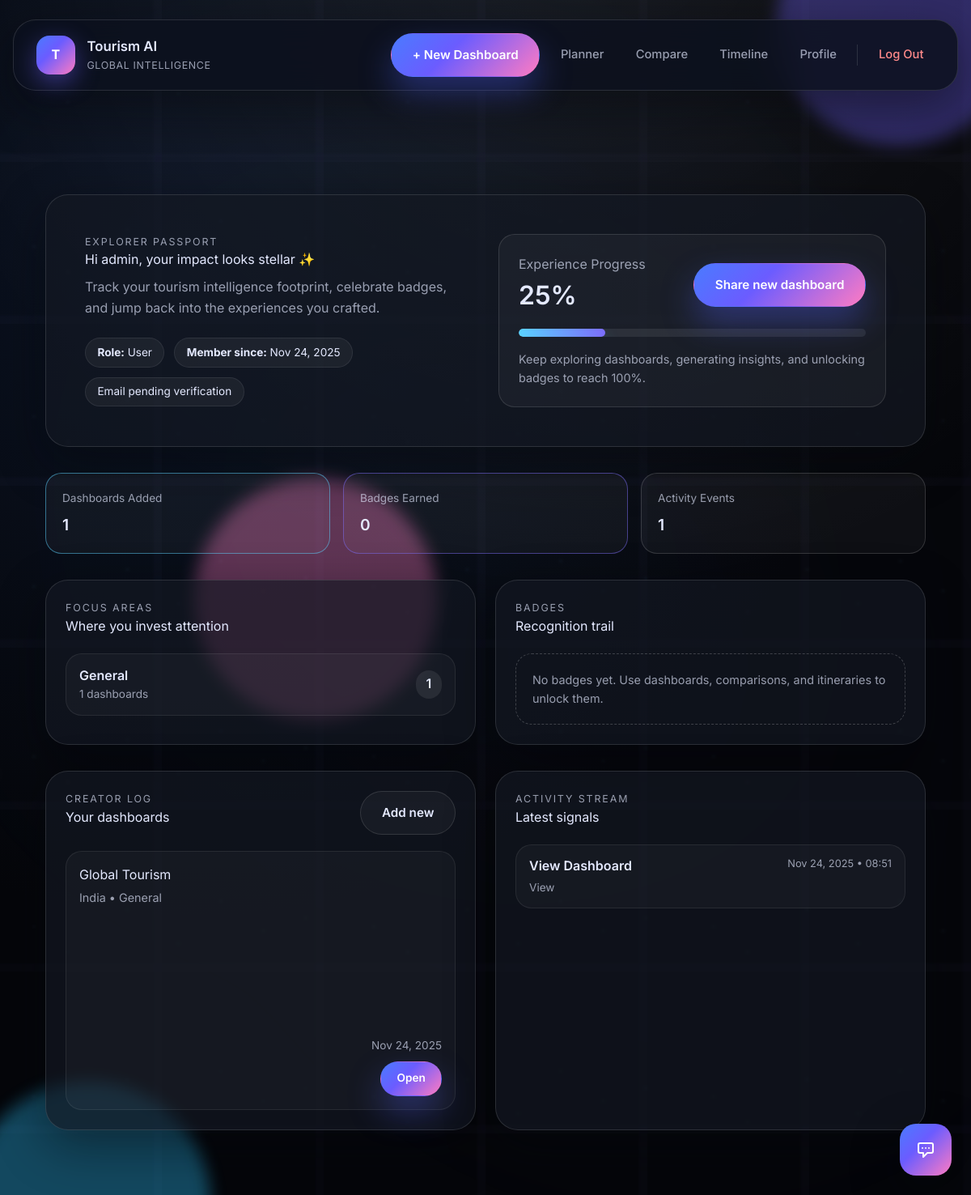
Screenshot of /profile (signed in) with the database file from the repository.
### project/models/user.py (models this page shows, shortened)
class User(UserMixin, db.Model):
    __tablename__ = 'users'
    id = db.Column(db.Integer, primary_key=True)
    username = db.Column(db.String(64), unique=True, index=True)
    email = db.Column(db.String(120), unique=True, index=True)
    password_hash = db.Column(db.String(128))
    role = db.Column(db.String(20), default='User') # User, Pro, Admin, Super Admin
    is_verified = db.Column(db.Boolean, default=False)
    created_at = db.Column(db.DateTime, default=datetime.utcnow)
    badges = db.relationship('UserBadge', backref='user', lazy='dynamic')
    dashboards = db.relationship('Dashboard', backref='creator', lazy='dynamic')
    timeline_events = db.relationship('Timeline', backref='user', lazy='dynamic')

### project/models/dashboard.py (models this page shows)
class Dashboard(db.Model):
    __tablename__ = 'dashboards'
    id = db.Column(db.Integer, primary_key=True)
    title = db.Column(db.String(128))
    embed_url = db.Column(db.String(512)) # Power BI Embed URL
    country = db.Column(db.String(64))
    category = db.Column(db.String(64))
    tags = db.Column(db.String(256))
    user_id = db.Column(db.Integer, db.ForeignKey('users.id'))
    created_at = db.Column(db.DateTime, default=datetime.utcnow)
    is_public = db.Column(db.Boolean, default=True)
    insights = db.relationship('Insight', backref='dashboard', lazy='dynamic')
    feedbacks = db.relationship('Feedback', backref='dashboard', lazy='dynamic')

class Timeline(db.Model):
    __tablename__ = 'timeline'
    id = db.Column(db.Integer, primary_key=True)
    user_id = db.Column(db.Integer, db.ForeignKey('users.id'))
    action = db.Column(db.String(128)) # View Dashboard, Earned Badge, etc.
    category = db.Column(db.String(50))
    timestamp = db.Column(db.DateTime, default=datetime.utcnow)
    metadata_json = db.Column(db.Text) # Store extra details like dashboard_id in JSON

### project/routes/main.py (the view)
@main.route('/profile')
@login_required
def profile():
    dashboard_count = current_user.dashboards.count()
    timeline_count = current_user.timeline_events.count()
    badge_count = current_user.badges.count()
    recent_dashboards = (
        current_user.dashboards.order_by(Dashboard.created_at.desc()).limit(4).all()
    )
    recent_activity = (
        current_user.timeline_events.order_by(Timeline.timestamp.desc()).limit(6).all()
    )
    badge_rows = (
        db.session.query(UserBadge, Badge)
        .join(Badge, UserBadge.badge_id == Badge.id)
        .filter(UserBadge.user_id == current_user.id)
        .order_by(UserBadge.awarded_at.desc())
        .all()
    )
    earned_badges = [
        {
            "name": badge.name,
            "description": badge.description,
            "icon_url": badge.icon_url,
            "awarded_at": link.awarded_at,
        }
        for link, badge in badge_rows
    ]
    category_rows = (
        db.session.query(Dashboard.category, func.count(Dashboard.id))
        .filter(Dashboard.user_id == current_user.id)
        .group_by(Dashboard.category)
        .order_by(func.count(Dashboard.id).desc())
        .limit(3)
        .all()
    )
    category_breakdown = [
        {"category": category or "Uncategorized", "count": count}
        for category, count in category_rows
    ]
    profile_progress = min(
        100,
        max(
            25,
            (dashboard_count * 12)
            + (badge_count * 18)
            + min(40, timeline_count // 2),
        ),
    )
    profile_stats = [
        {"label": "Dashboards Added", "value": dashboard_count, "tone": "primary"},
        {"label": "Badges Earned", "value": badge_count, "tone": "accent"},
        {"label": "Activity Events", "value": timeline_count, "tone": "muted"},
    ]
    return render_template(
        "profile.html",
        profile_stats=profile_stats,
        recent_dashboards=recent_dashboards,
        recent_activity=recent_activity,
        earned_badges=earned_badges,
        category_breakdown=category_breakdown,
        profile_progress=profile_progress,
    )

### project/app.py (called while the page is built)
def create_app(config_class=Config):
    app = Flask(__name__)
    app.config.from_object(config_class)
    db.init_app(app)
    migrate.init_app(app, db)
    login_manager.init_app(app)
    jwt.init_app(app)
    mail.init_app(app)
    socketio.init_app(app)
    cors.init_app(app)
    app.register_blueprint(auth)
    app.register_blueprint(main)
    app.register_blueprint(api)
    @login_manager.user_loader
    def load_user(user_id):
        return User.query.get(int(user_id))
    return app

### project/templates/profile.html
{% extends 'base.html' %}
{% block content %}
<section class="profile-shell">
    <div class="profile-hero">
        <div class="profile-hero__copy">
            <p class="eyebrow">Explorer Passport</p>
            <h1>Hi {{ current_user.username or 'Explorer' }}, your impact looks stellar ✨</h1>
            <p class="profile-hero__lead">
                Track your tourism intelligence footprint, celebrate badges, and jump back into the experiences you crafted.
            </p>
            <div class="profile-meta">
                <span class="meta-chip">
                    <strong>Role:</strong> {{ current_user.role or 'User' }}
                </span>
                <span class="meta-chip">
                    <strong>Member since:</strong>
                    {{ current_user.created_at.strftime('%b %d, %Y') if current_user.created_at else '—' }}
                </span>
                <span class="meta-chip {{ 'verified' if current_user.is_verified else '' }}">
                    {{ 'Verified Account' if current_user.is_verified else 'Email pending verification' }}
                </span>
            </div>
        </div>
        <div class="profile-hero__progress">
            <div class="progress-header">
                <div>
                    <p class="progress-label">Experience Progress</p>
                    <p class="progress-value">{{ profile_progress }}%</p>
                </div>
                <a href="{{ url_for('main.add_dashboard') }}" class="btn btn-primary ripple">Share new dashboard</a>
            </div>
            <div class="progress-track">
                <div class="progress-fill" style="width: {{ profile_progress }}%;"></div>
            </div>
            <p class="progress-helper">
                Keep exploring dashboards, generating insights, and unlocking badges to reach 100%.
            </p>
        </div>
    </div>
    <div class="profile-stats-grid">
        {% for stat in profile_stats %}
            <div class="profile-stat profile-stat--{{ stat.tone }}">
                <p class="stat-label">{{ stat.label }}</p>
                <p class="stat-value">{{ stat.value }}</p>
            </div>
        {% endfor %}
    </div>
    <div class="profile-grid">
        <div class="profile-panel">
            <div class="panel-header">
                <div>
                    <p class="eyebrow">Focus Areas</p>
                    <h2>Where you invest attention</h2>
                </div>
            </div>
            {% if category_breakdown %}
                <ul class="category-breakdown">
                    {% for category in category_breakdown %}
                        <li>
                            <div>
                                <p class="category-name">{{ category.category }}</p>
                                <p class="category-meta">{{ category.count }} dashboards</p>
                            </div>
                            <span class="category-pill">{{ category.count }}</span>
                        </li>
                    {% endfor %}
                </ul>
            {% else %}
                <p class="empty-state">Add dashboards to see a personalised category mix.</p>
            {% endif %}
        </div>
        <div class="profile-panel">
            <div class="panel-header">
                <div>
                    <p class="eyebrow">Badges</p>
                    <h2>Recognition trail</h2>
                </div>
            </div>
            {% if earned_badges %}
                <div class="badge-grid">
                    {% for badge in earned_badges %}
                        <article class="badge-card">
                            <div class="badge-icon">
                                {% if badge.icon_url %}
                                    <img src="{{ badge.icon_url }}" alt="{{ badge.name }}">
                                {% else %}
                                    <span>{{ badge.name[0] }}</span>
                                {% endif %}
                            </div>
                            <div>
                                <h3>{{ badge.name }}</h3>
                                <p>{{ badge.description }}</p>
                                <span class="badge-date">{{ badge.awarded_at.strftime('%b %d, %Y') }}</span>
                            </div>
                        </article>
                    {% endfor %}
                </div>
            {% else %}
                <p class="empty-state">No badges yet. Use dashboards, comparisons, and itineraries to unlock them.</p>
            {% endif %}
        </div>
    </div>
    <div class="profile-grid">
        <div class="profile-panel">
            <div class="panel-header">
                <div>
                    <p class="eyebrow">Creator Log</p>
                    <h2>Your dashboards</h2>
                </div>
                <a href="{{ url_for('main.add_dashboard') }}" class="btn btn-ghost">Add new</a>
            </div>
            {% if recent_dashboards %}
                <div class="dashboard-grid">
                    {% for dashboard in recent_dashboards %}
                        <article class="dashboard-card">
                            <div>
                                <h3>{{ dashboard.title }}</h3>
                                <p>{{ dashboard.country or 'Global' }} • {{ dashboard.category or 'General' }}</p>
                            </div>
                            <div class="dashboard-meta">
                                <span>{{ dashboard.created_at.strftime('%b %d, %Y') }}</span>
                                <a href="{{ url_for('main.dashboard_view', id=dashboard.id) }}" class="btn btn-primary btn-small">Open</a>
                            </div>
                        </article>
                    {% endfor %}
                </div>
            {% else %}
                <p class="empty-state">You haven’t added dashboards yet. Share your first insight today.</p>
            {% endif %}
        </div>
        <div class="profile-panel">
            <div class="panel-header">
                <div>
                    <p class="eyebrow">Activity Stream</p>
                    <h2>Latest signals</h2>
                </div>
            </div>
            {% if recent_activity %}
                <ul class="activity-list">
                    {% for event in recent_activity %}
                        <li>
                            <div>
                                <p class="activity-title">{{ event.action }}</p>
                                <p class="activity-meta">{{ event.category|capitalize }}</p>
                            </div>
                            <span class="activity-date">{{ event.timestamp.strftime('%b %d, %Y • %H:%M') }}</span>
                        </li>
                    {% endfor %}
                </ul>
            {% else %}
                <p class="empty-state">Your future activity will show up here once you start exploring.</p>
            {% endif %}
        </div>
    </div>
</section>
{% endblock %}

### rows the page displays
User: username "admin", role "User", created_at "Nov 24, 2025", is_verified "Email pending verification"
Dashboard: title "Global Tourism", country "India", category "General", created_at "Nov 24, 2025"
Timeline: action "View Dashboard", category "View", timestamp "Nov 24, 2025 • 08:51"

### other values shown
{{ profile_progress }} "25"
{{ stat.label }} "Dashboards Added" "Badges Earned" "Activity Events"
{{ stat.value }} "1" "0" "1"
{{ category.category }} "General"
{{ category.count }} "1"
